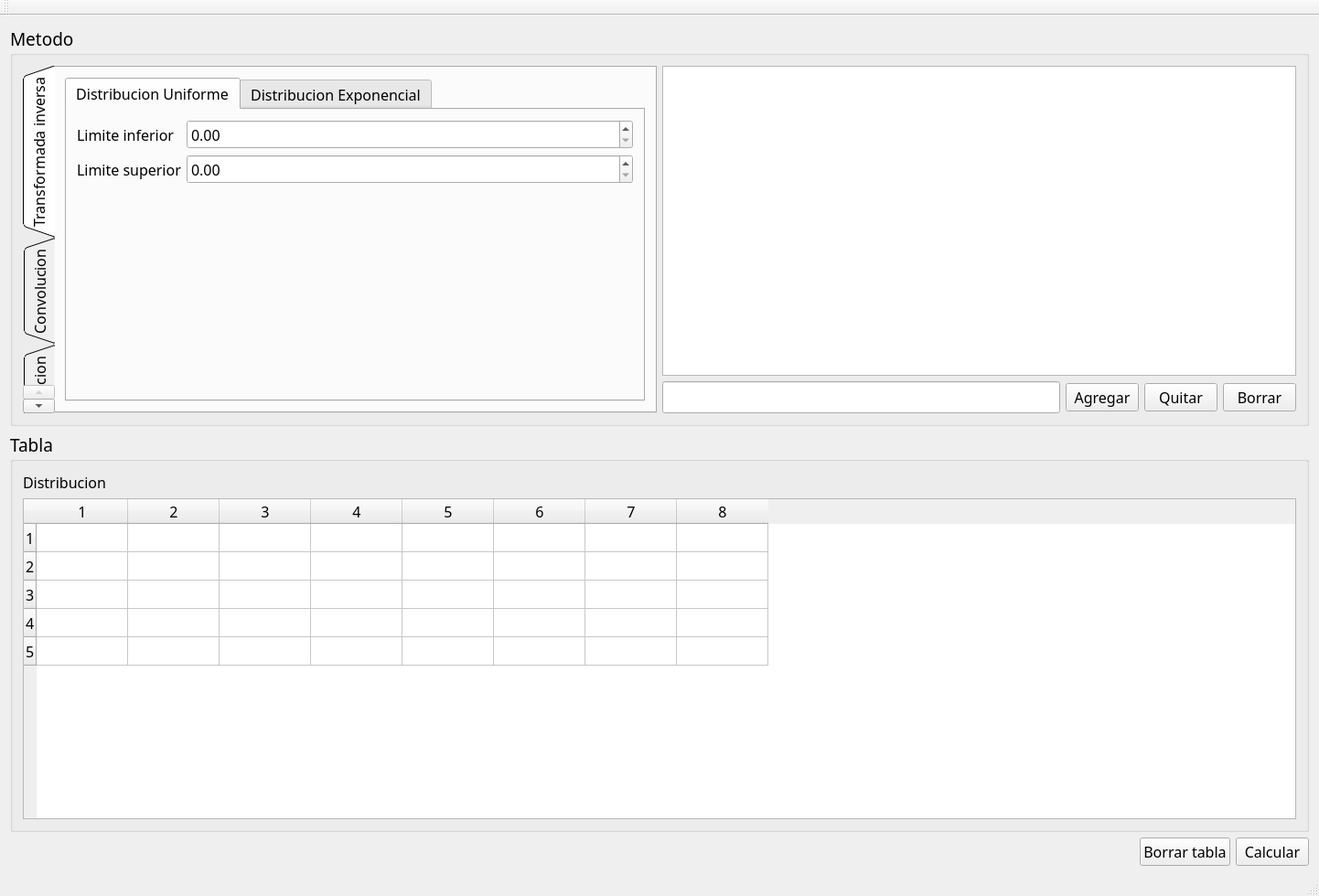
<?xml version="1.0" encoding="UTF-8"?>
<ui version="4.0">
 <class>MainWindow</class>
 <widget class="QMainWindow" name="MainWindow">
  <property name="geometry">
   <rect>
    <x>0</x>
    <y>0</y>
    <width>1442</width>
    <height>980</height>
   </rect>
  </property>
  <property name="windowTitle">
   <string>Generador de variables aleatorias</string>
  </property>
  <property name="windowIcon">
   <iconset resource="resources.qrc">
    <normaloff>:/icons/icons/dice.png</normaloff>:/icons/icons/dice.png</iconset>
  </property>
  <widget class="QWidget" name="centralWidget">
   <layout class="QVBoxLayout" name="verticalLayout">
    <item>
     <widget class="QGroupBox" name="groupBox">
      <property name="font">
       <font>
        <family>Century Gothic</family>
        <pointsize>14</pointsize>
        <weight>50</weight>
        <bold>false</bold>
       </font>
      </property>
      <property name="title">
       <string>Metodo</string>
      </property>
      <layout class="QHBoxLayout" name="horizontalLayout_4">
       <item>
        <widget class="QTabWidget" name="tabWidget_Metodo">
         <property name="font">
          <font>
           <family>Century Gothic</family>
           <pointsize>12</pointsize>
          </font>
         </property>
         <property name="tabPosition">
          <enum>QTabWidget::West</enum>
         </property>
         <property name="tabShape">
          <enum>QTabWidget::Triangular</enum>
         </property>
         <property name="currentIndex">
          <number>0</number>
         </property>
         <widget class="QWidget" name="tab">
          <attribute name="title">
           <string>Transformada inversa</string>
          </attribute>
          <layout class="QHBoxLayout" name="horizontalLayout_3">
           <item>
            <widget class="QTabWidget" name="tabWidget_Metodo_Transformada">
             <property name="currentIndex">
              <number>0</number>
             </property>
             <widget class="QWidget" name="tab_4">
              <attribute name="title">
               <string>Distribucion Uniforme</string>
              </attribute>
              <layout class="QVBoxLayout" name="verticalLayout_5">
               <item>
                <layout class="QFormLayout" name="formLayout">
                 <item row="0" column="0">
                  <widget class="QLabel" name="label">
                   <property name="text">
                    <string>Limite inferior</string>
                   </property>
                  </widget>
                 </item>
                 <item row="1" column="0">
                  <widget class="QLabel" name="label_2">
                   <property name="text">
                    <string>Limite superior</string>
                   </property>
                  </widget>
                 </item>
                 <item row="0" column="1">
                  <widget class="QDoubleSpinBox" name="doubleSpinBox_TransformadaInversa_Uniforme_Inferior">
                   <property name="maximum">
                    <double>9999.000000000000000</double>
                   </property>
                  </widget>
                 </item>
                 <item row="1" column="1">
                  <widget class="QDoubleSpinBox" name="doubleSpinBox_TransformadaInversa_Uniforme_Superior">
                   <property name="maximum">
                    <double>9999.000000000000000</double>
                   </property>
                  </widget>
                 </item>
                </layout>
               </item>
              </layout>
             </widget>
             <widget class="QWidget" name="tab_5">
              <attribute name="title">
               <string>Distribucion Exponencial</string>
              </attribute>
              <layout class="QVBoxLayout" name="verticalLayout_6">
               <item>
                <layout class="QFormLayout" name="formLayout_2">
                 <item row="0" column="0">
                  <widget class="QLabel" name="label_3">
                   <property name="text">
                    <string>Media</string>
                   </property>
                  </widget>
                 </item>
                 <item row="0" column="1">
                  <widget class="QDoubleSpinBox" name="doubleSpinBox_TransformadaInversa_Exponencial_Media">
                   <property name="maximum">
                    <double>9999.000000000000000</double>
                   </property>
                  </widget>
                 </item>
                </layout>
               </item>
              </layout>
             </widget>
            </widget>
           </item>
          </layout>
         </widget>
         <widget class="QWidget" name="tab_2">
          <attribute name="title">
           <string>Convolucion</string>
          </attribute>
          <layout class="QVBoxLayout" name="verticalLayout_2">
           <item>
            <widget class="QTabWidget" name="tabWidget_Metodo_Convolucion">
             <property name="currentIndex">
              <number>0</number>
             </property>
             <widget class="QWidget" name="tab_7">
              <attribute name="title">
               <string>Distribucion Binomial</string>
              </attribute>
              <layout class="QVBoxLayout" name="verticalLayout_7">
               <item>
                <layout class="QFormLayout" name="formLayout_3">
                 <item row="0" column="0">
                  <widget class="QLabel" name="label_4">
                   <property name="text">
                    <string>Probabilidad</string>
                   </property>
                  </widget>
                 </item>
                 <item row="0" column="1">
                  <widget class="QDoubleSpinBox" name="doubleSpinBox_Convolucion_Binomial_Probabilidad">
                   <property name="maximum">
                    <double>9999.000000000000000</double>
                   </property>
                  </widget>
                 </item>
                </layout>
               </item>
              </layout>
             </widget>
             <widget class="QWidget" name="tab_6">
              <attribute name="title">
               <string>Distribucion K-Erlang</string>
              </attribute>
              <layout class="QVBoxLayout" name="verticalLayout_8">
               <item>
                <layout class="QFormLayout" name="formLayout_4">
                 <item row="0" column="0">
                  <widget class="QLabel" name="label_5">
                   <property name="text">
                    <string>K</string>
                   </property>
                  </widget>
                 </item>
                 <item row="1" column="0">
                  <widget class="QLabel" name="label_6">
                   <property name="text">
                    <string>Media</string>
                   </property>
                  </widget>
                 </item>
                 <item row="1" column="1">
                  <widget class="QDoubleSpinBox" name="doubleSpinBox_Convolucion_Erlang_Media">
                   <property name="maximum">
                    <double>9999.000000000000000</double>
                   </property>
                  </widget>
                 </item>
                 <item row="0" column="1">
                  <widget class="QSpinBox" name="spinBox_Convolucion_Erlang_K">
                   <property name="maximum">
                    <number>9999</number>
                   </property>
                  </widget>
                 </item>
                </layout>
               </item>
              </layout>
             </widget>
             <widget class="QWidget" name="tab_8">
              <attribute name="title">
               <string>Distribucion Normal</string>
              </attribute>
              <layout class="QVBoxLayout" name="verticalLayout_9">
               <item>
                <layout class="QFormLayout" name="formLayout_5">
                 <item row="0" column="0">
                  <widget class="QLabel" name="label_7">
                   <property name="text">
                    <string>Media</string>
                   </property>
                  </widget>
                 </item>
                 <item row="1" column="0">
                  <widget class="QLabel" name="label_8">
                   <property name="text">
                    <string>Desviacion estandar</string>
                   </property>
                  </widget>
                 </item>
                 <item row="0" column="1">
                  <widget class="QDoubleSpinBox" name="doubleSpinBox_Convolucion_Normal_Media">
                   <property name="maximum">
                    <double>9999.000000000000000</double>
                   </property>
                  </widget>
                 </item>
                 <item row="1" column="1">
                  <widget class="QDoubleSpinBox" name="doubleSpinBox_Convolucion_Normal_Desviacion">
                   <property name="maximum">
                    <double>9999.000000000000000</double>
                   </property>
                  </widget>
                 </item>
                </layout>
               </item>
              </layout>
             </widget>
            </widget>
           </item>
          </layout>
         </widget>
         <widget class="QWidget" name="tab_3">
          <attribute name="title">
           <string>Composicion</string>
          </attribute>
          <layout class="QVBoxLayout" name="verticalLayout_10">
           <item>
            <widget class="QTabWidget" name="tabWidget_Metodo_Composicion">
             <property name="currentIndex">
              <number>0</number>
             </property>
             <widget class="QWidget" name="tab_9">
              <attribute name="title">
               <string>Distribucion Triangular</string>
              </attribute>
              <layout class="QVBoxLayout" name="verticalLayout_11">
               <item>
                <layout class="QFormLayout" name="formLayout_6">
                 <item row="0" column="0">
                  <widget class="QLabel" name="label_9">
                   <property name="text">
                    <string>Limite inferior</string>
                   </property>
                  </widget>
                 </item>
                 <item row="1" column="0">
                  <widget class="QLabel" name="label_10">
                   <property name="text">
                    <string>Limite superior</string>
                   </property>
                  </widget>
                 </item>
                 <item row="2" column="0">
                  <widget class="QLabel" name="label_11">
                   <property name="text">
                    <string>Moda</string>
                   </property>
                  </widget>
                 </item>
                 <item row="0" column="1">
                  <widget class="QDoubleSpinBox" name="doubleSpinBox_Composicion_Triangular_Inferior">
                   <property name="maximum">
                    <double>9999.000000000000000</double>
                   </property>
                  </widget>
                 </item>
                 <item row="1" column="1">
                  <widget class="QDoubleSpinBox" name="doubleSpinBox_Composicion_Triangular_Superior">
                   <property name="maximum">
                    <double>9999.000000000000000</double>
                   </property>
                  </widget>
                 </item>
                 <item row="2" column="1">
                  <widget class="QDoubleSpinBox" name="doubleSpinBox_Composicion_Triangular_Media">
                   <property name="maximum">
                    <double>9999.000000000000000</double>
                   </property>
                  </widget>
                 </item>
                </layout>
               </item>
              </layout>
             </widget>
             <widget class="QWidget" name="tab_10">
              <attribute name="title">
               <string/>
              </attribute>
             </widget>
            </widget>
           </item>
          </layout>
         </widget>
        </widget>
       </item>
       <item>
        <layout class="QVBoxLayout" name="verticalLayout_4">
         <item>
          <widget class="QListWidget" name="listWidget_NumerosAleatorios">
           <property name="font">
            <font>
             <pointsize>12</pointsize>
            </font>
           </property>
          </widget>
         </item>
         <item>
          <layout class="QHBoxLayout" name="horizontalLayout_2">
           <item>
            <widget class="QLineEdit" name="lineEdit_NumerosAleatorios"/>
           </item>
           <item>
            <widget class="QPushButton" name="pushButton_NumerosAleatorios_Agregar">
             <property name="font">
              <font>
               <family>Century Gothic</family>
               <pointsize>12</pointsize>
              </font>
             </property>
             <property name="text">
              <string>Agregar</string>
             </property>
            </widget>
           </item>
           <item>
            <widget class="QPushButton" name="pushButton_NumerosAleatorios_Quitar">
             <property name="font">
              <font>
               <family>Century Gothic</family>
               <pointsize>12</pointsize>
              </font>
             </property>
             <property name="text">
              <string>Quitar</string>
             </property>
            </widget>
           </item>
           <item>
            <widget class="QPushButton" name="pushButton_NumerosAleatorios_Borrar">
             <property name="font">
              <font>
               <family>Century Gothic</family>
               <pointsize>12</pointsize>
              </font>
             </property>
             <property name="text">
              <string>Borrar</string>
             </property>
            </widget>
           </item>
          </layout>
         </item>
        </layout>
       </item>
      </layout>
     </widget>
    </item>
    <item>
     <widget class="QGroupBox" name="groupBox_3">
      <property name="font">
       <font>
        <family>Century Gothic</family>
        <pointsize>14</pointsize>
       </font>
      </property>
      <property name="title">
       <string>Tabla</string>
      </property>
      <layout class="QVBoxLayout" name="verticalLayout_3">
       <item>
        <widget class="QLabel" name="label_12">
         <property name="font">
          <font>
           <family>Century Gothic</family>
           <pointsize>12</pointsize>
          </font>
         </property>
         <property name="text">
          <string>Distribucion</string>
         </property>
        </widget>
       </item>
       <item>
        <widget class="QTableWidget" name="tableWidget_Datos">
         <property name="font">
          <font>
           <family>Century Gothic</family>
           <pointsize>12</pointsize>
          </font>
         </property>
         <property name="rowCount">
          <number>5</number>
         </property>
         <property name="columnCount">
          <number>8</number>
         </property>
         <row/>
         <row/>
         <row/>
         <row/>
         <row/>
         <column/>
         <column/>
         <column/>
         <column/>
         <column/>
         <column/>
         <column/>
         <column/>
        </widget>
       </item>
      </layout>
     </widget>
    </item>
    <item>
     <layout class="QHBoxLayout" name="horizontalLayout">
      <item>
       <spacer name="horizontalSpacer">
        <property name="orientation">
         <enum>Qt::Horizontal</enum>
        </property>
        <property name="sizeHint" stdset="0">
         <size>
          <width>40</width>
          <height>20</height>
         </size>
        </property>
       </spacer>
      </item>
      <item>
       <widget class="QPushButton" name="pushButton_BorrarTabla">
        <property name="font">
         <font>
          <family>Century Gothic</family>
          <pointsize>12</pointsize>
         </font>
        </property>
        <property name="text">
         <string>Borrar tabla</string>
        </property>
       </widget>
      </item>
      <item>
       <widget class="QPushButton" name="pushButton_Calcular">
        <property name="font">
         <font>
          <family>Century Gothic</family>
          <pointsize>12</pointsize>
         </font>
        </property>
        <property name="text">
         <string>Calcular</string>
        </property>
       </widget>
      </item>
     </layout>
    </item>
   </layout>
  </widget>
  <widget class="QToolBar" name="mainToolBar">
   <attribute name="toolBarArea">
    <enum>TopToolBarArea</enum>
   </attribute>
   <attribute name="toolBarBreak">
    <bool>false</bool>
   </attribute>
  </widget>
  <widget class="QStatusBar" name="statusBar"/>
 </widget>
 <layoutdefault spacing="6" margin="11"/>
 <resources>
  <include location="resources.qrc"/>
 </resources>
 <connections/>
</ui>
